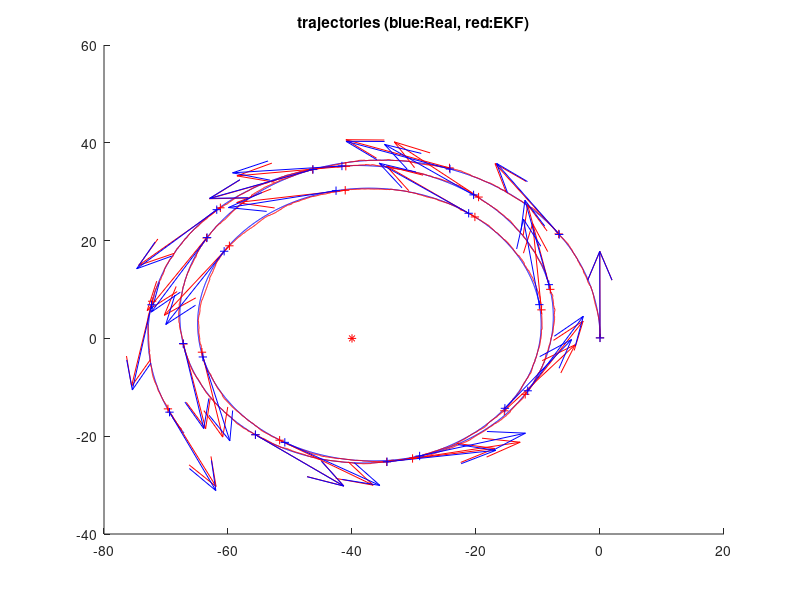
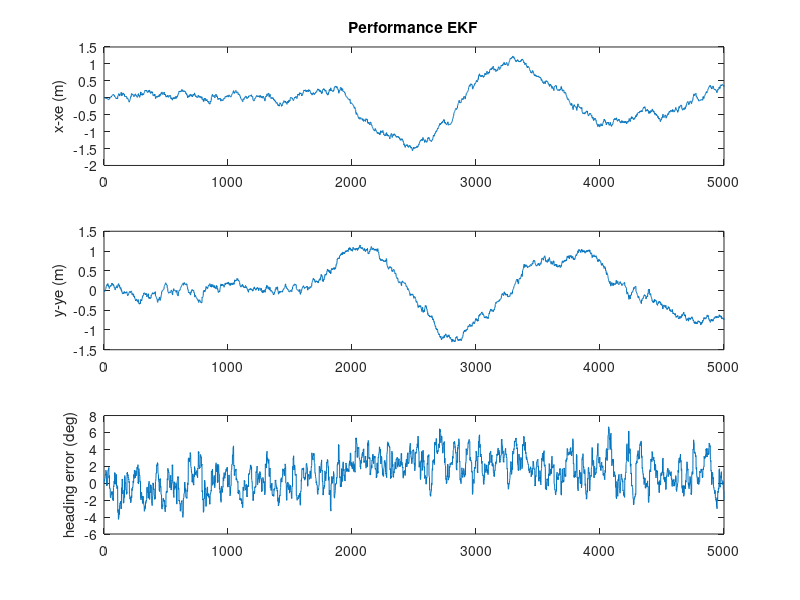

Source code (MATLAB) for these figures, in order:
% Part2.m - version modified of DemoEKF.m 
% originally provided by J. Guivant for MRTN4010's students, Session 2014.
% Project 01. Part2 

% Edited by Wenny Hidayat/z3351846
% Some changes: 1. Process bearing instead of range (v)
%               2. Process both range and bearing   (v)

% This way the EKF accepts input from both range and bearing
% It can be noted that the EKF trajectory is closer to the real one when
% using both inputs. Here I tried making the standard deviation 30 deg/sec
% and 1 m (super big) yet it still shows a good estimation.



function main()


% .....................................................
% Here I define the magnitude of the "noises", that I assume are present, polluting mesurements, models, etc.  

% .. error in the angular rate sensor
stdDevGyro = 2*pi/180 ;          % 2 degrees/second , standard deviation of the gyros' noise
% you have seen, when playing with our IMU that, after removing the
% offsets, the eror present in the gyros' measurements should be lower than 2 deg/sec.

% ...error in the speed's measurements
stdDevSpeed = 0.3 ;   % a lot of error!  (very difficult case). speedmeter's error = 0.3m/sec 

% ... errors in the range measurements (25cm, standard.dev.)
sdev_rangeMeasurement = 0.25 ;          % std. of noise in range measurements. 0.25m
sdev_bearingMeasurement = 5*pi/180;    % stddev for bearing at 30 deg/s, in rad
% this is more that the error you would have with our laser scanner.

% .....................................................
Dt=0.05 ;                       % "sample time", 50ms
Li = 5000 ;                     % "experiment" duration, in iterations 
DtObservations=0.250 ;          % laser "sample time" of observations, 4Hz, approximately
r2d = 180/pi;                   % conversion rad to deg
d2r = pi/180;                   % conversion deg to rad

% .....................................................
% here I create a virtual map, because this program works on a simulated process.
% (in a real case you would have a real map)

% How many landmarks do you want to use?  
n_usedLanmarks = 1 ;    %it must be : 1 <= n_usedLanmarks <= 4 
% just to create some landmarks
global NavigationMap;
NavigationMap = CreateSomeMap(n_usedLanmarks) ;  %creates a artificial map!
% ................................................


% These are the ESTIMATES (Expected value and covariance matrix)
% Initial conditions of the estimates (identical to the real ones, as in
% the lab)( I Assume we know the initial condition of the system)
Xe = [ 0; 0; pi/2 ] ;       % starting x
P = zeros(3,3) ;            % initial quality --> perfect (covariance =zero )
% Why perfect? (BECAUSE in this case we DO ASSUME we know perfectly the initial condition)


% Some buffers to store the intermediate values during the experiment
Xreal_History= zeros(3,Li) ;
Xe_History= zeros(3,Li) ;

% .....................................................
% I assume that every time we apply the process model to predict the evolution of the system for a 
% perdiod of time of Dt (50ms) we introduce uncertainty of 0.01m standard deviation on X, 
% similar uncertainty on Y and 1 degree (a lot!) on the heading's estimation
% Q  =zeros(3,3) ;  Q(1,1) = (0.01)^2 ; Q(2,2) =Q(1,1)  ; Q(3,3) = (1*pi/180)^2 ;
% Although you initially use this one, it can be improved. Read
% "MTRN40101_L06_Noise_in_the_inputs_of_ProcessModel.pdf" in order to implement a good refinement. 

Q = diag( [ (0.01)^2 ,(0.01)^2 , (1*pi/180)^2]) ;
% Q matrix. Represent the covariance of the undertainty about the process model.
% .....................................................


time=0 ;
% init simulator of process.
InitSimulation(stdDevSpeed,stdDevGyro,sdev_bearingMeasurement,sdev_rangeMeasurement,DtObservations);
% (BTW: this is just a simulation to replace ther eal system, because we,
% for the moment, do not have the real system. )


% .....................................................    
for i=1:Li,     % loop
    
    %pause(dt) ;   % NO delay, I want to run this in a fast off-line SIMULATION, so ASAP.
    
    time = time+Dt ;    
    SimuPlatform(time,Dt);      % because NOW I do not have a real system, I simulate it.

     
    % I ask about the inputs to the Process Model.
    % The inputs I will be told are polluted versions of the real inputs.
    [Noisy_speed,Noisy_GyroZ]=GetProcessModelInputs();
    % in the real case we should measure the real inputs (gyros and speedmeter)
    
    % -------- THIS IS THE EKF! ------------------------
    % ------ Kalman Filter prediction: applies the prediction step (i.e. Process model). 
    Xe    = RunProcessModel(Xe,Noisy_speed,Noisy_GyroZ,Dt) ;
    
    % Estimate new covariance after prediction
    % First , I evaluate the Jacobian matrix of the process model (see lecture notes).
    % Write the analytical expression on paper to understand the followign line.
    J = [ [1,0,-Dt*Noisy_speed*sin(Xe(3))  ]  ; [0,1,Dt*Noisy_speed*cos(Xe(3))] ;    [ 0,0,1 ] ] ; 
    % then I calculate the new coveraince, after the prediction P(K+1|K) = J*P(K|K)*J'+Q ;
    P = J*P*J'+Q ;

    % the precition step, for this iteration, is done.
    % -----------------------------------------------


    % .. Get range measuremens, if those are available.
    [nDetectedLandmarksB,nDetectedLandmarks,MeasuredBearings,MasuredRanges,IDs]=GetObservationMeasurements();
    
    
    
    if (nDetectedLandmarks>0) && (nDetectedLandmarksB>0),     % any laser data and detected landmarks?
     
        % Because there are available obsevations ==> I perform EKF updates
             
   
        % --------------- Kalmal Filter update (observations)
        % Because this observation function is non-linear--> we need to get the Jacobians of h(X).
        % Jacobian for range only measurements (evaluated at the current expected value -->Xe)    
        
        % sqrt( (xi-x)^2+(yi-y)^2 ) for all the seen landmarks. I will need
        % this term for the next calculations.
        
        for u=1:nDetectedLandmarks,
         
            ID = IDs(u);            % landmark ID?    
            eDX = (NavigationMap.landmarks(ID,1)-Xe(1)) ;      % (xu-x)
            eDY = (NavigationMap.landmarks(ID,2)-Xe(2)) ;      % (yu-y)
            
            % Range input
            eDD_range = sqrt( eDX.*eDX + eDY.*eDY ) ; %   so : sqrt( (xu-x)^2+(yu-y)^2 ) 

            % Bearing input
%             eDD = atan2(eDY, eDX) - Xe(3) + pi/2; 
            eDD_bearing = eDX.*eDX + eDY.*eDY;
        
            % here is it. "H". I reuse some previous calculations.
            H_range = [  -eDX./eDD_range , -eDY./eDD_range , 0 ] ;   % Jacobian of h(X),range
            H_bearing = [ eDY./eDD_bearing, -eDX./eDD_bearing, -1];
            H = [H_range; H_bearing];
            
            % the expected distances to the landmarks ( "h(Xe)" ). Xe 1=x 2=y 3=gyro.
            ExpectedRange = eDD_range ;   % just a coincidence: we already calculated them for the Jacobian, so I reuse it. 
            ExpectedBearing = atan2(eDY, eDX) - Xe(3) + pi/2; % Output in rad
        
            % Evaluate residual (innovation)  "Y-h(Xe)"
            zR  = MasuredRanges(u) - ExpectedRange ;      
            zB = MeasuredBearings(u) - ExpectedBearing;
            % Normalization
            zB = mod(  zB*r2d+180, 2*180) - 180; % in deg
            zB = zB*d2r;
            
            z =[zR;zB];
            
            % ------ covariance of the noise/uncetainty in the measurements
            % R is Diagonal --->because I believe the noises in the measurements
            %  ,from different sensors, are independent.
            RR = sdev_rangeMeasurement*sdev_rangeMeasurement*4; 
            RB = sdev_bearingMeasurement*sdev_bearingMeasurement*4 ;
            R = diag([RR,RB]);
            % I multiply by 4 because I want to be conservative and assume
            % twice the standard deviation that I believe does happen.
        
        
            % Some intermadiate steps for the EKF (as in the lecture notes)
            S = R + H*P*H'; 
            iS = inv(S) ;               % in this case S is 1x1 so inv(S) is just 1/S

            K = P*H'*iS ;           % Kalman gain

            % ----- do it...I am getting  X(k+1|k+1) and P(k+1|k+1)
            Xe = Xe + K*z ;           % update the  expected value
            P = P-P*H'*iS*H*P ;     % update the Covariance
        % -----  individual EKF update done ...
       end; 
       % all avalilable EKF updates done ...
    end;  
     
    
     % -------- remember some variables to plot at the end.   
     Xreal_History(:,i) = GetCurrentSimulatedState() ;
     Xe_History(:,i)    = Xe ;
end ;    
      


% PLOT some results. PLot estimated and "real" values of platform states.
SomePlots(Xreal_History,Xe_History,NavigationMap) ;


return ;           % loop to the next observation based on new measurements..



% =========================================================================
% --- THIS IS THE PROCESS MODEL of MY SYSTEM. (it is a Kinemetic model)
    
function Xnext=RunProcessModel(X,speed,GyroZ,dt) 
    Xnext = X + dt*[ speed*cos(X(3)) ;  speed*sin(X(3)) ; GyroZ ] ;
return ;


% =========================================================================
% ========== Simulation functions - (used for simuation of "real" platform and
% for the process model of the EKF.
% When we apply the EKF on a real case, we do not need this part.


function [bearings,ranges,IDs] = GetMeasurementsFomNearbyLandmarks(X,map)
    dx= map.landmarks(:,1) - X(1) ;
    dy= map.landmarks(:,2) - X(2) ;
    bearings = atan2(dy, dx) - X(3) + pi/2; %in RAD
    ranges = sqrt((dx.*dx + dy.*dy)) ;
    IDs = [1:map.nLandmarks];
    
    % I simulate I measure/detect all the landmarks, however there can be
    % cases where I see just the nearby ones.
    
return ;


% here I propose some speed and angular rate inputs. 
% in real cases, they do happen, we do not to propose them.
function [speed,GyroZ] = SimuControl(X,t)
    speed = 2 ;                                         % cruise speed, 2m/s  ( v ~ 7km/h)
    GyroZ = 3*pi/180 + sin(0.1*2*pi*t/50)*.02 ;         % some crazy driver moving the steeering wheel...
return ;


% here I propose some map of landmarks. 
% in real cases, we do not create it synthetically, like here.
function map = CreateSomeMap(n_used)
    landmarks = [  [ -40,0 ];[ -0,-20 ];[ 10,10 ] ;[ 30,10 ]  ] ;
    map.landmarks = landmarks(1:n_used,:) ;
    map.nLandmarks = n_used ;
return ;



function InitSimulation(stdDevSpeed,stdDevGyro,sdev_bearingMeasurement,sdev_rangeMeasurement,DtObservations)
    global ContextSimulation;
    ContextSimulation.Xreal = [ 0; 0;pi/2 ] ;     % [x;y;phi]
    ContextSimulation.stdDevSpeed = stdDevSpeed;
    ContextSimulation.stdDevGyro = stdDevGyro;
    ContextSimulation.Xreal = [0;0;pi/2];
    ContextSimulation.speed=0;
    ContextSimulation.GyroZ=0;
    ContextSimulation.sdev_rangeMeasurement=sdev_rangeMeasurement;
    ContextSimulation.sdev_bearingMeasurement=sdev_bearingMeasurement;
    ContextSimulation.DtObservations=DtObservations;
    ContextSimulation.timeForNextObservation= 0;
    ContextSimulation.CurrSimulatedTime=0;
return;


function [Noisy_speed,Noisy_GyroZ]=GetProcessModelInputs()
    % .....................................................
    % add noise to simulate real conditions
    % WHY? to be realistic. When we measure things the measurements are polluted with noise, So I simulated that situation by adding random
    % noise to the perfect measurements (the ones I get from the simulated "real" platform.
    global ContextSimulation;
    Noisy_speed =ContextSimulation.speed+ContextSimulation.stdDevSpeed*randn(1) ;
    Noisy_GyroZ =ContextSimulation.GyroZ+ContextSimulation.stdDevGyro*randn(1);
return;


% NOTE: in Project#2 you will apply the EKF for estimating the states of the real
% system. In such cases You DO NOT ADD ANY NOISE to the real
% measurements!!!!. We add noise here because we pretend this is the real
% case, always having noise polluting our measurements.


function  SimuPlatform(time,Dt)
    global ContextSimulation;    
    
    % simulate some crazy driver for the car..
    [ContextSimulation.speed,ContextSimulation.GyroZ] = SimuControl(ContextSimulation.Xreal,time) ;      % read kinematic model inputs, ideal ones
    % .........................................
    % simulate one step of the "real system":  Xreal(time)
    ContextSimulation.Xreal = RunProcessModel(ContextSimulation.Xreal,ContextSimulation.speed,ContextSimulation.GyroZ,Dt) ;
    ContextSimulation.CurrSimulatedTime = ContextSimulation.CurrSimulatedTime+Dt;
return;


function [nDetectedLandmarksB,nDetectedLandmarks,MeasuredBearings,MasuredRanges,IDs]=GetObservationMeasurements(map)
    global ContextSimulation NavigationMap;       
   
    if ContextSimulation.CurrSimulatedTime<ContextSimulation.timeForNextObservation,
        nDetectedLandmarks=0;
        nDetectedLandmarksB = 0;
        MasuredRanges=[];
        MeasuredBearings = [];
        IDs=[];
        return ; 
    end;
        
    ContextSimulation.timeForNextObservation = ContextSimulation.timeForNextObservation+ContextSimulation.DtObservations;
    
    % get simulated range measurements (actual system), in this case the
    % simulated platform.
        [RealBearings,RealRanges,IDs] = GetMeasurementsFomNearbyLandmarks(ContextSimulation.Xreal,NavigationMap) ;
                % ...................................................
        nDetectedLandmarks = length(RealRanges) ;
        nDetectedLandmarksB = length(RealBearings);
        
        % Here I corrupt the simulated measurements by adding some random noise (to simulate noise, as in the reality)
        % this is the noise
        noiseInMeasurements= ContextSimulation.sdev_rangeMeasurement*randn(size(RealRanges));
        noiseInBearings= ContextSimulation.sdev_bearingMeasurement*randn(size(RealBearings));
        
        % here I add it to the perfect ranges' measurements
        MasuredRanges = RealRanges +  noiseInMeasurements ;
        MeasuredBearings = RealBearings + noiseInBearings;
        % so MasuredRanges are the prefect measurements polluted with
        % noise. I get the "perfect measurements" from the simulated
        % platform
 return;

 
    function X=GetCurrentSimulatedState()
        global ContextSimulation;
        X=ContextSimulation.Xreal;
        
        
     return;   

% -------------end simulation functions -----------------------------------------------


% ====================================================
% --- This is JUST for ploting the results
function SomePlots(Xreal_History,Xe_History,map) ;



figure(2) ; clf ; hold on ;
plot(Xreal_History(1,:),Xreal_History(2,:),'b') ;
plot(Xe_History(1,:),Xe_History(2,:),'r') ;
plot(map.landmarks(:,1),map.landmarks(:,2),'*r') ;
ii = [1:225:length(Xe_History(1,:))] ;
quiver(Xe_History(1,ii),Xe_History(2,ii),5*cos(Xe_History(3,ii)),5*sin(Xe_History(3,ii)),'r' ) ;
quiver(Xreal_History(1,ii),Xreal_History(2,ii),5*cos(Xreal_History(3,ii)),5*sin(Xreal_History(3,ii)),'b' ) ;
plot(Xe_History(1,ii),Xe_History(2,ii),'+r') ;
plot(Xreal_History(1,ii),Xreal_History(2,ii),'+b') ;
title('trajectories (blue:Real, red:EKF)') ;

% --------- plot errors between EKF estimates and the real values
figure(3) ; clf ; 
subplot(311) ; plot(Xreal_History(1,:)-Xe_History(1,:)) ;ylabel('x-xe (m)') ;
title('Performance EKF') ;
subplot(312) ; plot(Xreal_History(2,:)-Xe_History(2,:)) ;ylabel('y-ye (m)') ;
subplot(313) ; plot(180/pi*(Xreal_History(3,:)-Xe_History(3,:))) ;ylabel('heading error (deg)') ;

return ;
% -------------------------------------------------------------------------